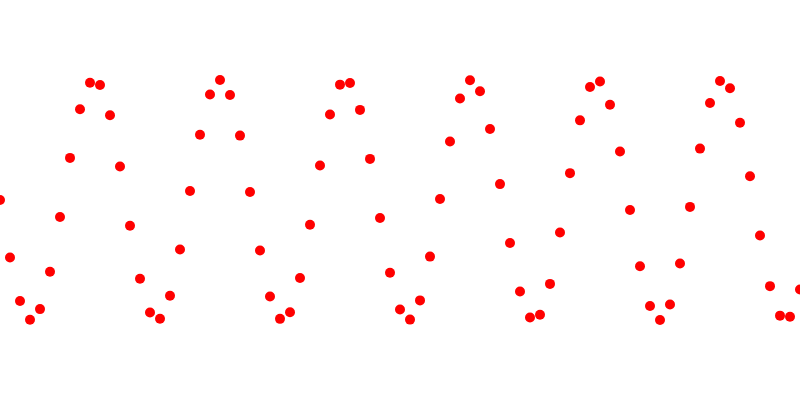
Frame 1 (no input)
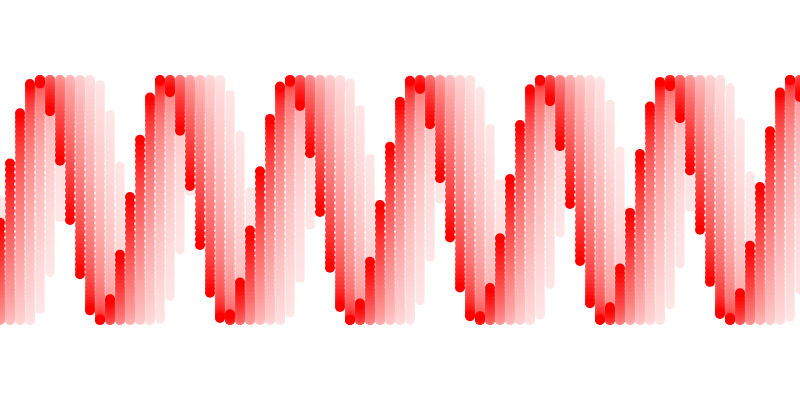
Frame 60 (no input)
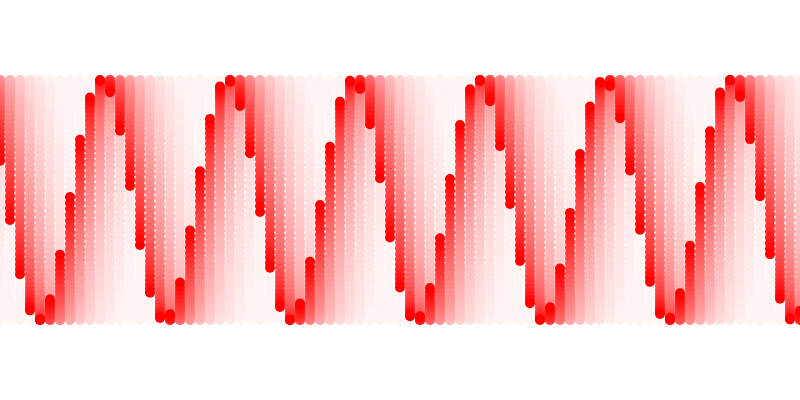
Frame 120 (the mouse pressed at the canvas centre since frame 60)

The p5.js sketch that drew these frames (run headless with seeded random() and noise() and a simulated clock; from frame 60 on, the mouse is pressed at the canvas centre):

// p5.js sketch
// ── sketch.js
var diameter = 10;
var gap = 10;
var t = 0;
var dt = 0.1;
var amplitude = 120;
var frequency = 0.5;

function setup() { 
  createCanvas(800, 400);
} 

function draw() { 
  noStroke();
  background(255, 10);
  fill(255,0,0);
  
	for (var i = 0; i < width; i++)
  {

    ellipse(i*gap, amplitude*sin(frequency*(t+i)) + height/2, diameter, diameter);
  }
  t += dt;
}
